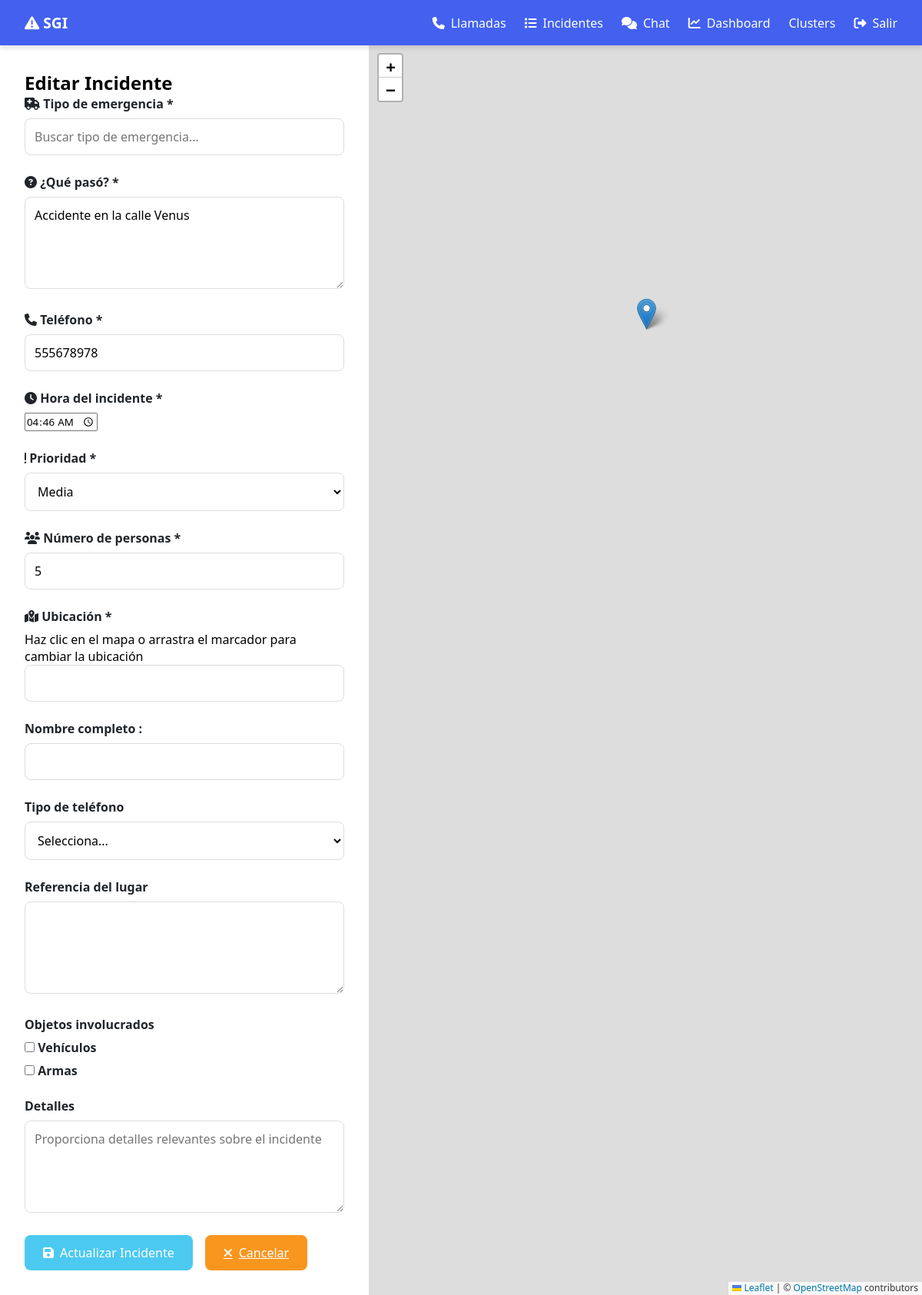
Page /operador/incidente.php?incident_id=1 (signed in) on the committed database.
### tables this page shows
CREATE TABLE `incidentes` (
  `folio_incidente` int(11) NOT NULL AUTO_INCREMENT,
  `quepaso` varchar(255) NOT NULL,
  `tipo_auxilio` varchar(50) NOT NULL,
  `hora_incidente` time NOT NULL,
  `fecha_incidente` datetime NOT NULL,
  `fecha_actualizacion` datetime DEFAULT NULL,
  `num_personas` int(11) NOT NULL,
  `latitud` decimal(10,8) DEFAULT NULL,
  `longitud` decimal(11,8) DEFAULT NULL,
  `telefono` varchar(20) NOT NULL,
  `id_usuario_reporta` int(11) DEFAULT NULL,
  `clasificacion` varchar(20) DEFAULT NULL,
  `prioridad` enum('Alta','Media','Baja') DEFAULT 'Media',
  `id_unidad_asignada` int(11) DEFAULT NULL,
  `colonia` varchar(255) DEFAULT NULL,
  `localidad` varchar(255) DEFAULT NULL,
  `municipio` varchar(255) DEFAULT NULL,
  `id_emergency_type` varchar(10) DEFAULT NULL,
  `id_llamada` int(11) DEFAULT NULL,
  `hora` time DEFAULT NULL,
  `hora_edicion` time DEFAULT NULL,
  `nombre_completo` varchar(30) DEFAULT NULL,
  `detalle` text DEFAULT NULL,
  `objetos_involucrados` varchar(40) DEFAULT NULL,
  `tipo_telefono` enum('Local','Celular','Publico') DEFAULT NULL,
  `referencia_lugar` text DEFAULT NULL,
  `id_despachador_asignado` int(11) NOT NULL,
  PRIMARY KEY (`folio_incidente`),
  KEY `id_usuario_reporta` (`id_usuario_reporta`),
  KEY `id_unidad_asignada` (`id_unidad_asignada`),
  KEY `id_emergency_type` (`id_emergency_type`),
  KEY `fk_incidente_llamada` (`id_llamada`),
  KEY `fk_despachador_asignado` (`id_despachador_asignado`),
  CONSTRAINT `fk_despachador_asignado` FOREIGN KEY (`id_despachador_asignado`) REFERENCES `usuarios` (`id_usuario`) ON UPDATE CASCADE,
  CONSTRAINT `fk_incidente_llamada` FOREIGN KEY (`id_llamada`) REFERENCES `llamadas` (`id_llamada`) ON DELETE SET NULL ON UPDATE CASCADE,
  CONSTRAINT `incidentes_ibfk_1` FOREIGN KEY (`id_usuario_reporta`) REFERENCES `usuarios` (`id_usuario`) ON DELETE SET NULL,
  CONSTRAINT `incidentes_ibfk_2` FOREIGN KEY (`id_unidad_asignada`) REFERENCES `unidades` (`id_unidad`) ON DELETE SET NULL,
  CONSTRAINT `incidentes_ibfk_3` FOREIGN KEY (`id_emergency_type`) REFERENCES `EmergencyTypes` (`code`)
);

### operador/incidente.php (the view, shortened to what this page needs)
<?php
require_once '../db.php';
$incidente = null;
$edicion = false;
$stmt = $pdo->query("SELECT * FROM EmergencyTypes ORDER BY category, name");
$emergencyTypes = $stmt->fetchAll();
if (isset($_GET['incident_id'])) {
    $incident_id = intval($_GET['incident_id']);
    $stmt = $pdo->prepare("SELECT * FROM incidentes WHERE folio_incidente = ?");
    $stmt->execute([$incident_id]);
    $incidente = $stmt->fetch();
    if ($incidente) {
        $edicion = true;
    }
}
?>
<!DOCTYPE html>
<html lang="es">
<head>
    <link rel="stylesheet" href="https://cdnjs.cloudflare.com/ajax/libs/font-awesome/6.4.0/css/all.min.css">
    <link rel="stylesheet" href="https://unpkg.com/leaflet@1.9.3/dist/leaflet.css" />
    <link rel="stylesheet" href="https://cdnjs.cloudflare.com/ajax/libs/jqueryui/1.13.2/themes/base/jquery-ui.min.css">
</head>
<body>
<nav class="navbar">
    <a href="incidente.php" class="navbar-brand">
        <i class="fas fa-exclamation-triangle"></i> SGI
    </a>
    <div class="navbar-links">
        <a href="calls.php" class="nav-link"><i class="fas fa-phone"></i> Llamadas</a>
        <a href="incidente.php" class="nav-link"><i class="fas fa-list"></i> Incidentes</a>
        <a href="chat.php" class="nav-link"><i class="fas fa-comments"></i> Chat</a>
        <a href="dashboard.php" class="nav-link"><i class="fas fa-chart-line"></i> Dashboard</a>
        <a href="cluster_view.php" class="nav-link">Clusters</a>
        <a href="../logout.php" class="nav-link"><i class="fas fa-sign-out-alt"></i> Salir</a>
    </div>
</nav>
<div class="main-container">
    <div class="form-container">
        <h2><?= $edicion ? 'Editar Incidente' : 'Registrar Nuevo Incidente' ?></h2>
        <form method="POST" onsubmit="return validarFormulario()">
            <div class="form-group autocomplete-container">
                <label for="emergency_type_search"><i class="fas fa-ambulance"></i> Tipo de emergencia *</label>
                <input type="text" id="emergency_type_search" placeholder="Buscar tipo de emergencia..."
                       value="<?= isset($incidente['id_emergency_type']) ?
                           htmlspecialchars(getEmergencyTypeName($incidente['id_emergency_type'], $emergencyTypes)) : '' ?>"
                       class="form-control">
            </div>
            <div class="form-group">
                <label for="paso"><i class="fas fa-question-circle"></i> ¿Qué pasó? *</label>
                <textarea id="paso" name="paso" required><?= htmlspecialchars($incidente['quepaso'] ?? '') ?></textarea>
            </div>
            <div class="form-group">
                <label for="telefono"><i class="fas fa-phone"></i> Teléfono *</label>
                <input type="tel" id="telefono" name="telefono" value="<?= htmlspecialchars($incidente['telefono'] ?? '') ?>" required <?= isset($incidente['telefono']) ? 'readonly' : '' ?>>
            </div>
            <div class="form-group">
                <label for="hora"><i class="fas fa-clock"></i> Hora del incidente *</label>
                <input type="time" id="hora" name="hora" value="<?= htmlspecialchars($incidente['hora'] ?? date('H:i')) ?>" required>
            </div>
            <div class="form-group">
                <label for="prioridad"><i class="fas fa-exclamation"></i> Prioridad *</label>
                <select id="prioridad" name="prioridad" required>
                    <option value="Media" <?= !isset($incidente['prioridad']) || $incidente['prioridad'] == 'Media' ? 'selected' : '' ?>>Media</option>
                </select>
            </div>
            <div class="form-group">
                <label for="num_personas"><i class="fas fa-users"></i> Número de personas *</label>
                <input type="number" id="num_personas" name="num_personas" value="<?= htmlspecialchars($incidente['num_personas'] ?? '1') ?>" min="1" required>
            </div>
            <div class="form-group">
                <label><i class="fas fa-map-marked-alt"></i> Ubicación *</label>
                <p class="small-text">Haz clic en el mapa o arrastra el marcador para cambiar la ubicación</p>
                <input type="text" id="coordenadas_display" class="form-control" readonly
                       value="<?= isset($incidente['latitud']) ? htmlspecialchars($incidente['latitud'] . ', ' . $incidente['longitud']) : '' ?>">
            </div>
            <div class="form-group">
                <label> Nombre completo : </label>
                <input type="text" id="nombre_completo" name="nombre_completo" value="<?= htmlspecialchars($incidente['nombre_completo'] ?? '') ?>" required>
            </div>
            <div class="form-group">
                <label for="tipo_telefono"> Tipo de teléfono </label>
                <select id="tipo_telefono" name="tipo_telefono">
                    <option value="">Selecciona...</option>
                </select>
            </div>
            <div class="form-group">
                <label for="referencia_lugar"> Referencia del lugar </label>
                <textarea id="referencia_lugar" name="referencia_lugar"><?= htmlspecialchars($incidente['referencia_lugar'] ?? '') ?></textarea>
            </div>
            <div class="form-group">
                <label>Objetos involucrados</label>
                <div class="checkbox-group">
                    <label>
                        <input type="checkbox" id="vehiculos_check" name="vehiculos_check" value="1" <?= (isset($incidente['objetos_involucrados']) && strpos($incidente['objetos_involucrados'], 'Vehículos') !== false) ? 'checked' : '' ?>>
                        Vehículos
                    </label>
                    <label>
                        <input type="checkbox" id="armas_check" name="armas_check" value="1" <?= (isset($incidente['objetos_involucrados']) && strpos($incidente['objetos_involucrados'], 'Armas') !== false) ? 'checked' : '' ?>>
                        Armas
                    </label>
                </div>
            </div>
            <div class="form-group">
                <label for="detalles">Detalles</label>
                <textarea id="detalles" name="detalles" class="form-control" rows="3" placeholder="Proporciona detalles relevantes sobre el incidente"><?= htmlspecialchars($incidente['detalles'] ?? '') ?></textarea>
            </div>
            <div class="button-group">
                <?php if ($edicion): ?>
                    <button type="submit" class="btn btn-success">
                        <i class="fas fa-save"></i> Actualizar Incidente
                    </button>
                    <a href="incidente.php" class="btn btn-warning">
                        <i class="fas fa-times"></i> Cancelar
                    </a>
                <?php else: ?>
                    <button type="submit" class="btn btn-primary">
                        <i class="fas fa-plus-circle"></i> Registrar Incidente
                    </button>
                <?php endif; ?>
            </div>
        </form>
    </div>
    <div class="map-container">
        <div id="map"></div>
    </div>
</div>
</body>
</html>

### operador/incidente.php (style rules this page uses)
:root { --primary: #4361ee; --primary-dark: #3a56d4; --secondary: #3f37c9; --success: #4cc9f0; --danger: #f72585; --warning: #f8961e; --light: #f8f9fa; --dark: #212529; --gray: #6c757d; --border-radius: 8px; --box-shadow: 0 4px 6px rgba(0, 0, 0, 0.1); --transition: all 0.3s ease; }
* { margin: 0; padding: 0; box-sizing: border-box; font-family: 'Segoe UI', Tahoma, Geneva, Verdana, sans-serif; }
body { margin: 0; padding: 0; height: 100vh; display: flex; flex-direction: column; overflow: hidden; background-color: #f5f7fa; }
.navbar { background: var(--primary); padding: 1rem 2rem; display: flex; align-items: center; justify-content: space-between; box-shadow: var(--box-shadow); position: sticky; top: 0; z-index: 1000; }
.navbar-brand { color: white; text-decoration: none; font-weight: bold; font-size: 1.2rem; }
.navbar-links { display: flex; gap: 1.5rem; }
.nav-link { color: white; text-decoration: none; font-weight: 500; display: flex; align-items: center; gap: 0.5rem; }
.main-container { display: flex; flex: 1; overflow: hidden; }
.form-container { width: 40%; padding: 2rem; overflow-y: auto; background: white; box-shadow: 0 0 10px rgba(0,0,0,0.1); }
.map-container { width: 60%; height: 100%; position: relative; }
#map { position: absolute; top: 0; bottom: 0; left: 0; right: 0; border-left: 1px solid #ddd; }
.form-group { margin-bottom: 1.5rem; }
label { display: block; margin-bottom: 0.5rem; font-weight: 600; color: var(--dark); }
input[type="text"], input[type="tel"], input[type="number"], textarea, select { width: 100%; padding: 0.75rem; border: 1px solid #ddd; border-radius: var(--border-radius); font-size: 1rem; transition: var(--transition); background-color: white; }
textarea { min-height: 120px; resize: vertical; }
.btn { display: inline-flex; align-items: center; justify-content: center; padding: 0.75rem 1.5rem; border: none; border-radius: var(--border-radius); font-size: 1rem; font-weight: 500; cursor: pointer; transition: var(--transition); gap: 0.5rem; }
.btn-success { background-color: var(--success); color: white; }
.btn-warning { background-color: var(--warning); color: white; }
.autocomplete-container { position: relative; }
.button-group { display: flex; gap: 1rem; margin-top: 1.5rem; }
.checkbox-group { margin-bottom: 15px; }
.checkbox-group label { display: block; margin-bottom: 8px; cursor: pointer; }

### rows in the picture
incidentes: paso "Accidente en la calle Venus", telefono "555678978", hora "04:46", prioridad "Media", num_personas "5"
